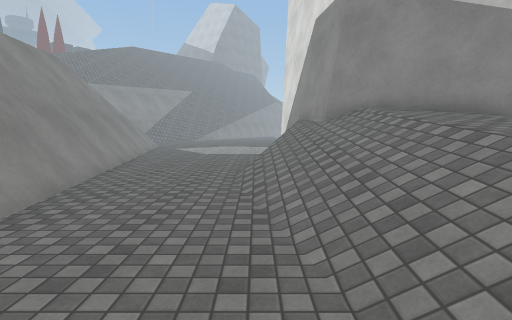
View 1 (above)

24 first-person views from a walk through a 3-D level made in the Unity game engine. The camera is 1.4 m above the floor, tilts 6° down and sees 80° across. The floor is counted in squares, 1 m on a side. Each view is taken from the middle of a square. On the plan, view 1 faces up. The plan holds only what a view shows up to about 14 squares ahead; the rest is blank. The place goes on beyond the plan. The player is left out. Some surface patterns are stand-ins.

View 2
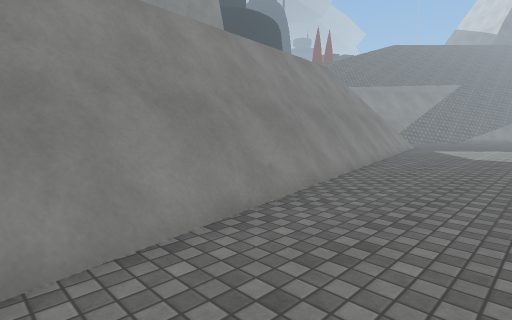

View 3
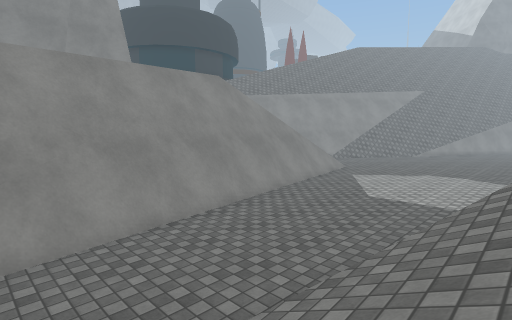

View 4
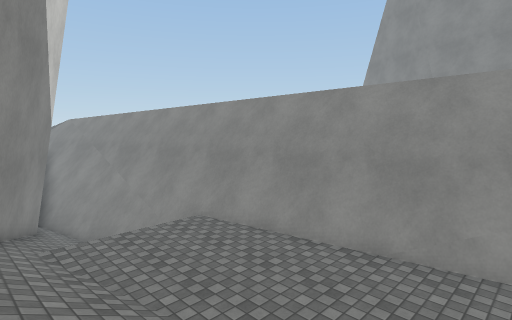

View 5
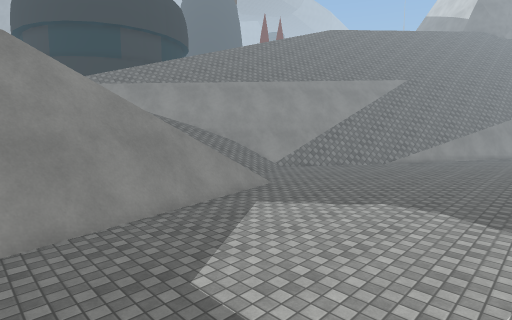

View 6
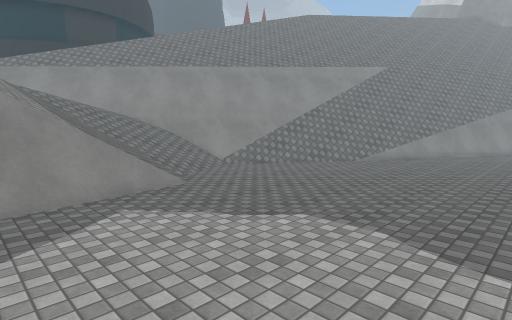

View 7
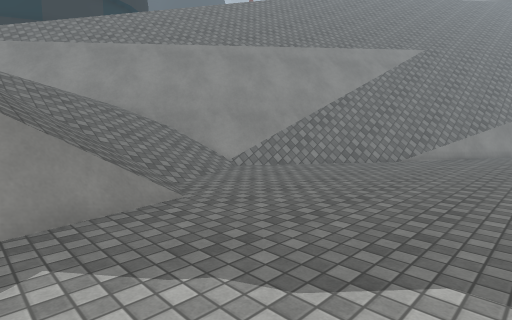

View 8
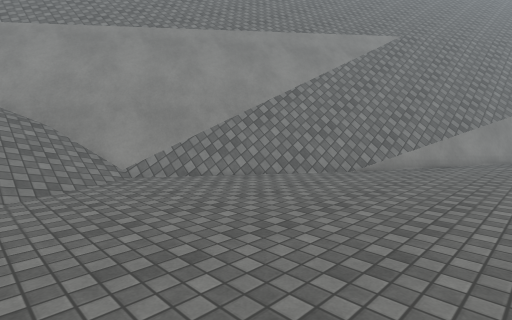

View 9
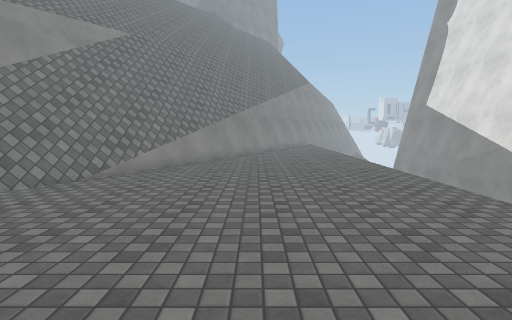

View 10
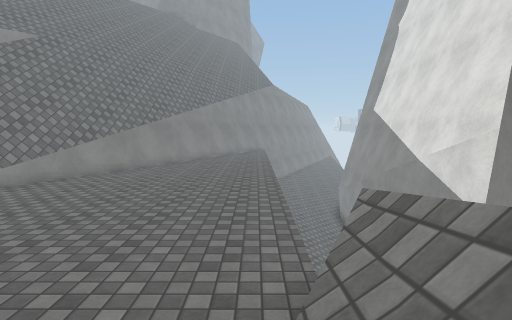

View 11
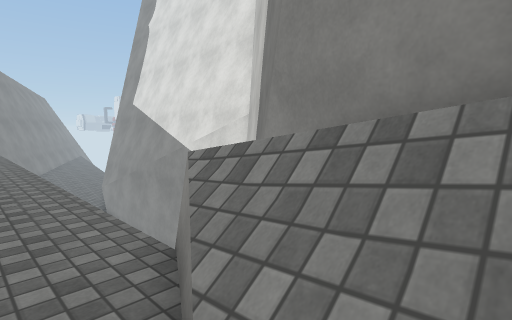

View 12
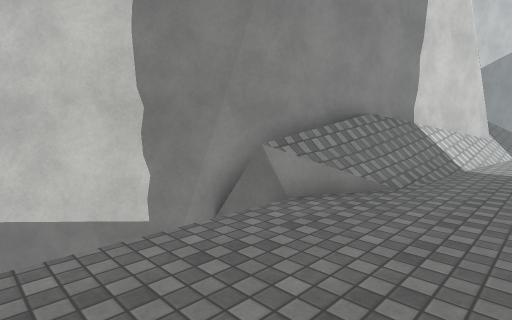

View 13
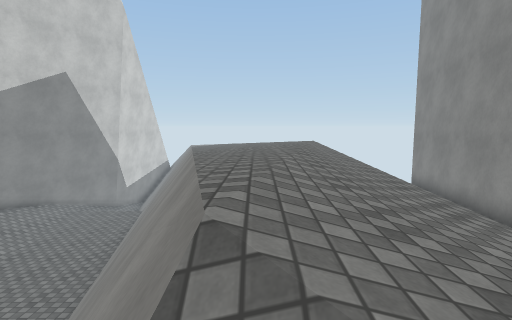

View 14
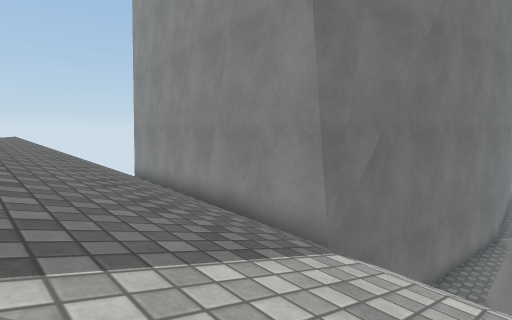

View 15
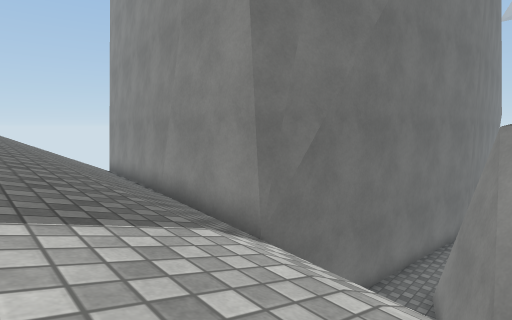

View 16
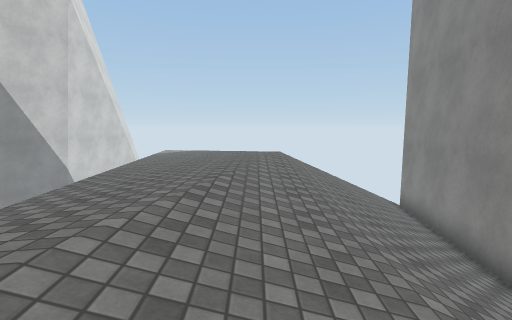

View 17
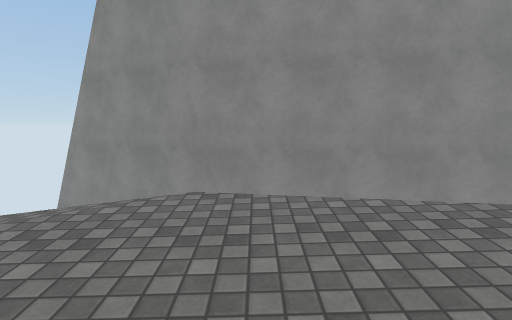

View 18
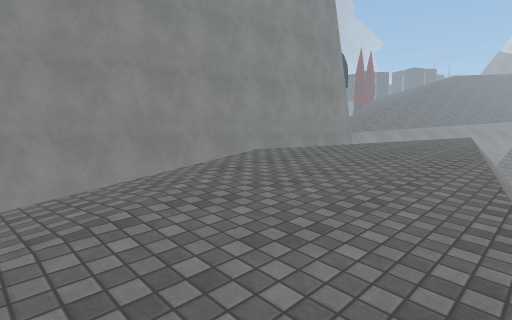

View 19
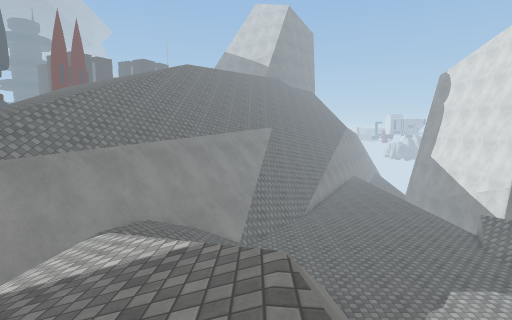

View 20
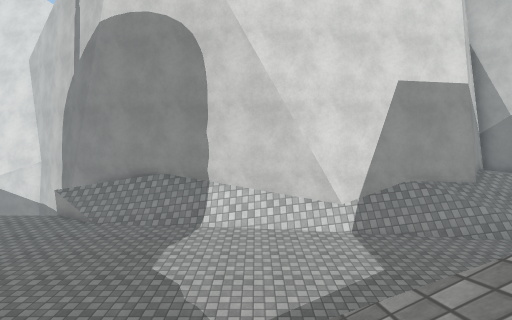

View 21
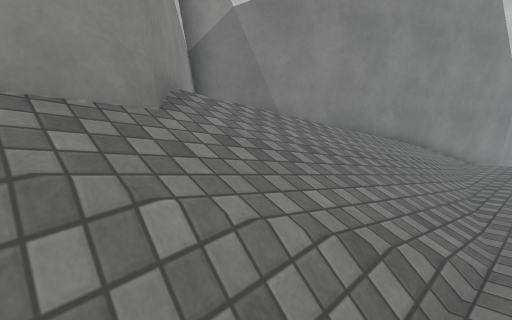

View 22
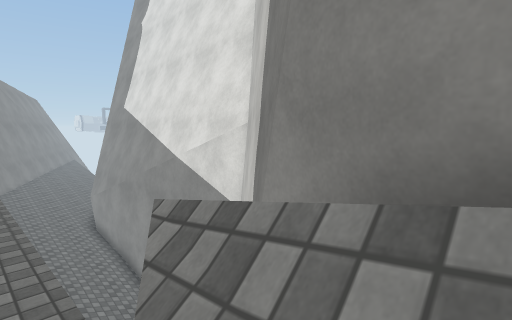

View 23
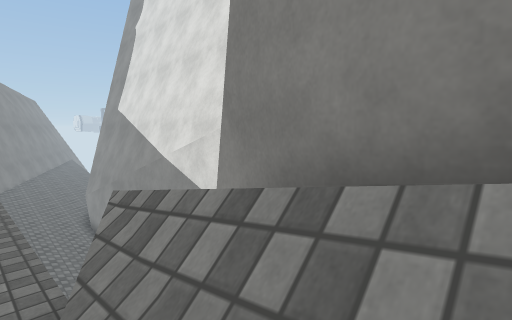

View 24
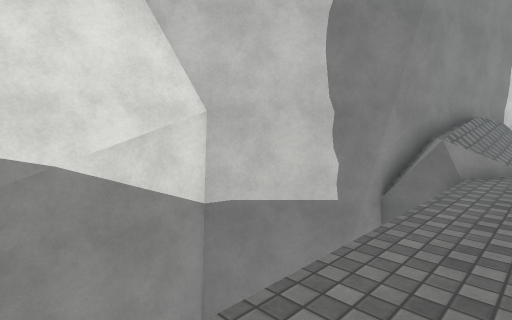

### Floor plan
Key: @ floor where view 1 was taken; # wall or solid block; . main floor; - floor 0.5 m lower than the main floor; _ floor 0.75 m lower than the main floor; : floor 1.25 m higher than the main floor; + floor 1.5 m higher than the main floor; * floor 4 m higher than the main floor; % floor 4.5 m higher than the main floor; & floor 4.75 m higher than the main floor; / step, stairs or slope; = window, fence, low wall or low ledge; ^ raised ledge; v drop or lower ground; O other object.
Columns run from 23 left of view 1 to 8 right of it. Each row starts with its distance up from view 1.
 40             //v////#=.....v vvv=
 39             /#=////=......v vvv#
 38             /==///#=......v vvv#
 37             /==///=.......v    #
 36             v#O///........v    #
 35             v#O///........v    #
 34           /v#=////........v    #
 33          //v#=///.........v   v#
 32         //vv#=//..........v  v##
 31        ///v##=//..........v v##
 30       ///vv##//...........vv##
 29      ////vv##/............=v#
 28      ///vv##=/...........=/##
 27      //vv#^=/............//#
 26   /////v#==///...........//#
 25   ////vv##////.........../##
 24    ///v#=//////........../#
 23    //vv# ////////......../#
 22    //v#= //////#=......../#
 21      v#= //////#=......./##
 20      ##  //////v=......./#
 19      #   //////v#......./#
 18   v###  //*// /v#......./#
 17   ##    //**//vv##......##
 16 #...    //**%/vv#=......##
 15 #######///**%&vv#=....../#
 14       #///*%&&vv#=.....//#
 13       #///*%&&vv##.....//#
 12       #///*%&&&v###....//#
 11       #///*%&&&v##=....//##
 10       #///*%&&&vv#=....///##
  9       #///%&&&&vv#=....////##
  8       #///%&&&&%v##....////+##
  7      ##///%&&&&%v##....////++#
  6      ##///%&&&&%v###...////++#
  5      #////%&&&%%vv#=....///+##
  4      #/////&&&%%vv#=....///:#
  3      #/////&&&%%%v##..../// #
  2      #/////&&%%%%v##....///##
  1     ##////&&&%%%*v###....//#
  0     #     /&%%%%*v##=..@./##
 -1    ##     /&%%%%*vv#=..../#
 -2   ##      /%%%%***v#=..../#
 -3   #v      /%%%%***vv#=  -##
 -4  ##       /*%%****vv##  _#
 -5  #v       /****** vv #= ##
 -6  #         ***** * v #= #

Where each view was taken, in squares from view 1:
view 1: 0 up, 0 right, facing up
view 2: 0 up, 0 right, facing up-left
view 3: 6 up, 2 right, facing up-left
view 4: 6 up, 3 right, facing down-left
view 5: 14 up, 1 right, facing up-left
view 6: 18 up, 1 right, facing up-left
view 7: 20 up, 2 left, facing up-left
view 8: 24 up, 2 left, facing up-left
view 9: 25 up, 2 left, facing up
view 10: 26 up, 2 right, facing up
view 11: 26 up, 1 right, facing up-right
view 12: 34 up, 1 left, facing down-right
view 13: 17 up, 10 left, facing down
view 14: 18 up, 11 left, facing down-left
view 15: 19 up, 12 left, facing down-left
view 16: 14 up, 12 left, facing down
view 17: 2 up, 8 left, facing left
view 18: 6 down, 6 left, facing up-left
view 19: 12 up, 10 left, facing up
view 20: 20 up, 11 left, facing right
view 21: 12 up, 1 left, facing down-right
view 22: 27 up, 2 right, facing up-right
view 23: 26 up, 2 right, facing up-right
view 24: 39 up, 1 right, facing down-right
